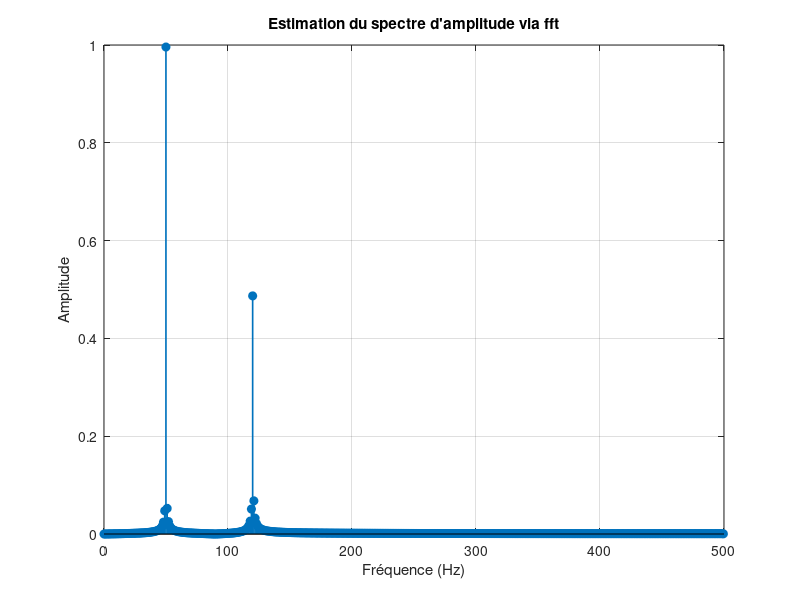

Reproduce this figure in MATLAB.
function [spect, vectfreq] = spectre(fe, t, sd, AFF)
    % Fonction : Cette fonction calcule le spectre d'amplitude d'un signal
    %            s en utilisant la transformée de Fourier rapide (FFT).
    %
    % INPUTS :
    %   - fe  : Fréquence d'échantillonnage (Hz)
    %   - t   : Temps (s)
    %   - s   : Signal temporel 
    %   - AFF : Booléen (1 pour afficher le spectre, 0 sinon)
    %
    % OUTPUTS :
    %   - spect     : Spectre d'amplitude du signal
    %   - vectfreq  : Vecteur des fréquences correspondant au spectre
    %
    % Date : 17/09/2025
    %
    % Exemples d'utilisation :
    %
    % **********************************************************************
    if nargin < 1 || isempty(fe)
        fe = 1000;
    end

    if nargin < 2 || isempty(t)
        t = 0:1/fe:1;
    end

    if nargin < 3 || isempty(sd)
        % Signal de démonstration si aucun signal n'est fourni.
        sd = sin(2*pi*50*t) + 0.5*sin(2*pi*120*t);
    end

    if nargin < 4 || isempty(AFF)
        AFF = 1;
    end

    x = sd(:).';
    n = length(x);

    if n == 0
        error('Le signal d''entree sd est vide.');
    end

    tfs = abs(fft(x))/n;
    npos = floor(n/2) + 1;
    tfs = tfs(1:npos);

    if npos > 2
        tfs(2:end-1) = 2*tfs(2:end-1);
    end

    vectfreq = (0:npos-1) * (fe/n);

    spect = tfs; %/10;

    if AFF == 1
        stem(vectfreq, spect, 'filled', 'LineWidth', 1.2);
        xlabel('Fréquence (Hz)');
        ylabel('Amplitude');
        title('Estimation du spectre d''amplitude via fft');
        grid on;
    end
end
